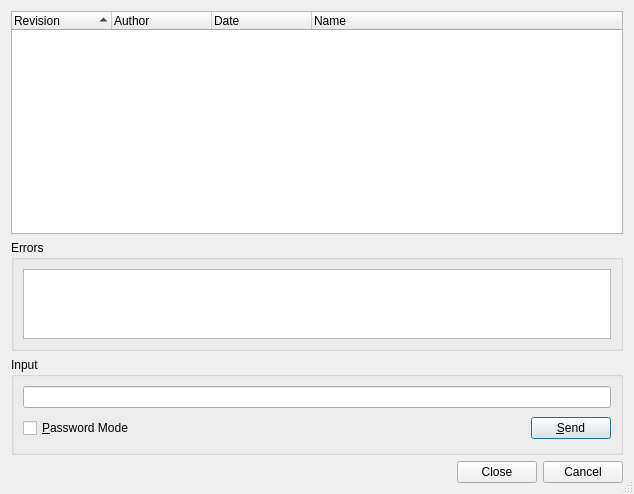
<?xml version="1.0" encoding="UTF-8"?>
<ui version="4.0">
 <class>SvnTagBranchListDialog</class>
 <widget class="QDialog" name="SvnTagBranchListDialog">
  <property name="geometry">
   <rect>
    <x>0</x>
    <y>0</y>
    <width>634</width>
    <height>494</height>
   </rect>
  </property>
  <property name="windowTitle">
   <string>Subversion Tag List</string>
  </property>
  <property name="whatsThis">
   <string>&lt;b&gt;Subversion Tag/Branch List&lt;/b&gt;
&lt;p&gt;This dialog shows a list of the projects tags or branches.&lt;/p&gt;</string>
  </property>
  <property name="sizeGripEnabled">
   <bool>true</bool>
  </property>
  <layout class="QVBoxLayout">
   <item>
    <widget class="QTreeWidget" name="tagList">
     <property name="sizePolicy">
      <sizepolicy hsizetype="Expanding" vsizetype="Expanding">
       <horstretch>0</horstretch>
       <verstretch>2</verstretch>
      </sizepolicy>
     </property>
     <property name="whatsThis">
      <string>&lt;b&gt;Tag/Branches List&lt;/b&gt;
&lt;p&gt;This shows a list of the projects tags or branches.&lt;/p&gt;</string>
     </property>
     <property name="alternatingRowColors">
      <bool>true</bool>
     </property>
     <property name="rootIsDecorated">
      <bool>false</bool>
     </property>
     <property name="itemsExpandable">
      <bool>false</bool>
     </property>
     <property name="sortingEnabled">
      <bool>true</bool>
     </property>
     <column>
      <property name="text">
       <string>Revision</string>
      </property>
     </column>
     <column>
      <property name="text">
       <string>Author</string>
      </property>
     </column>
     <column>
      <property name="text">
       <string>Date</string>
      </property>
     </column>
     <column>
      <property name="text">
       <string>Name</string>
      </property>
     </column>
    </widget>
   </item>
   <item>
    <widget class="QGroupBox" name="errorGroup">
     <property name="sizePolicy">
      <sizepolicy hsizetype="Preferred" vsizetype="Expanding">
       <horstretch>0</horstretch>
       <verstretch>1</verstretch>
      </sizepolicy>
     </property>
     <property name="title">
      <string>Errors</string>
     </property>
     <layout class="QVBoxLayout">
      <item>
       <widget class="QTextEdit" name="errors">
        <property name="readOnly">
         <bool>true</bool>
        </property>
        <property name="acceptRichText">
         <bool>false</bool>
        </property>
       </widget>
      </item>
     </layout>
    </widget>
   </item>
   <item>
    <widget class="QGroupBox" name="inputGroup">
     <property name="title">
      <string>Input</string>
     </property>
     <layout class="QGridLayout">
      <item row="1" column="1">
       <spacer>
        <property name="orientation">
         <enum>Qt::Horizontal</enum>
        </property>
        <property name="sizeType">
         <enum>QSizePolicy::Expanding</enum>
        </property>
        <property name="sizeHint" stdset="0">
         <size>
          <width>327</width>
          <height>29</height>
         </size>
        </property>
       </spacer>
      </item>
      <item row="1" column="2">
       <widget class="QPushButton" name="sendButton">
        <property name="toolTip">
         <string>Press to send the input to the subversion process</string>
        </property>
        <property name="text">
         <string>&amp;Send</string>
        </property>
        <property name="shortcut">
         <string>Alt+S</string>
        </property>
       </widget>
      </item>
      <item row="0" column="0" colspan="3">
       <widget class="QLineEdit" name="input">
        <property name="toolTip">
         <string>Enter data to be sent to the subversion process</string>
        </property>
       </widget>
      </item>
      <item row="1" column="0">
       <widget class="QCheckBox" name="passwordCheckBox">
        <property name="toolTip">
         <string>Select to switch the input field to password mode</string>
        </property>
        <property name="text">
         <string>&amp;Password Mode</string>
        </property>
        <property name="shortcut">
         <string>Alt+P</string>
        </property>
       </widget>
      </item>
     </layout>
    </widget>
   </item>
   <item>
    <widget class="QDialogButtonBox" name="buttonBox">
     <property name="orientation">
      <enum>Qt::Horizontal</enum>
     </property>
     <property name="standardButtons">
      <set>QDialogButtonBox::Cancel|QDialogButtonBox::Close</set>
     </property>
    </widget>
   </item>
  </layout>
 </widget>
 <pixmapfunction>qPixmapFromMimeSource</pixmapfunction>
 <tabstops>
  <tabstop>tagList</tabstop>
  <tabstop>errors</tabstop>
  <tabstop>input</tabstop>
  <tabstop>passwordCheckBox</tabstop>
  <tabstop>sendButton</tabstop>
  <tabstop>buttonBox</tabstop>
 </tabstops>
 <resources/>
 <connections/>
</ui>
